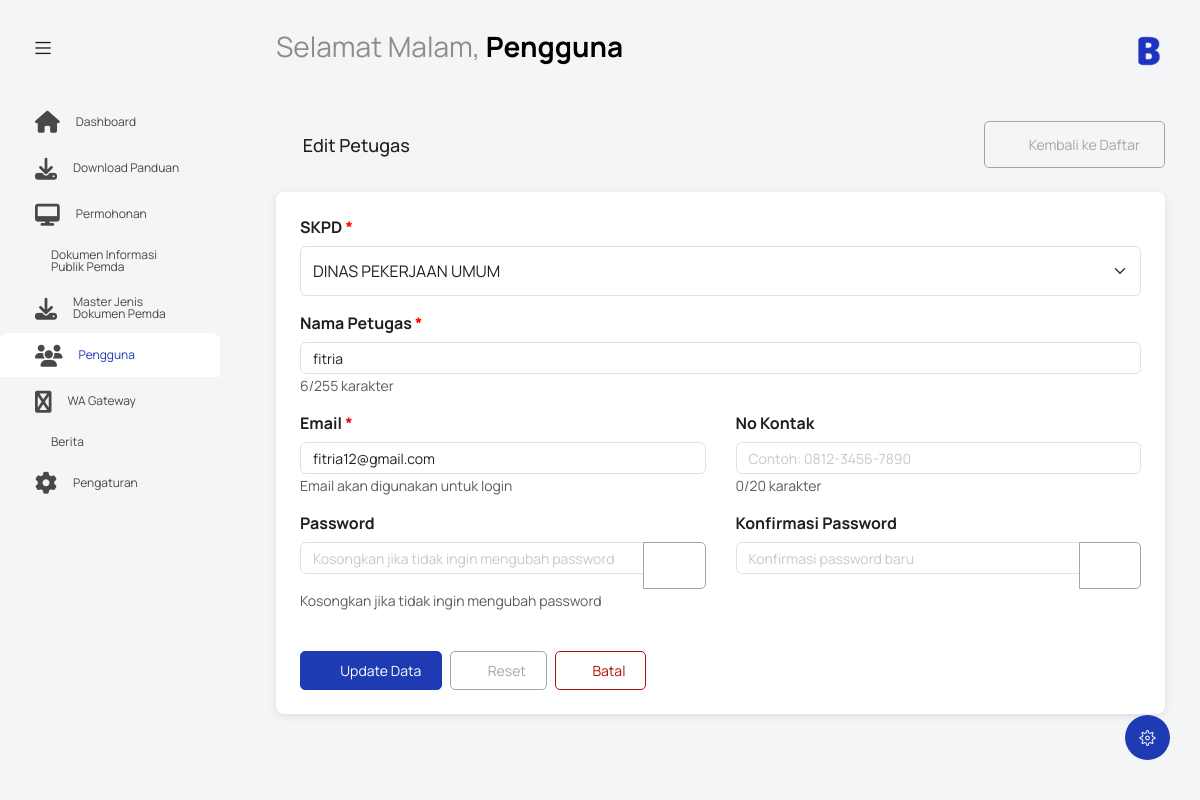
The page /index.php?controller=petugas&action=form&id=3 (signed in) on the database its author committed.
### tables this page shows
CREATE TABLE `petugas` (
  `id_petugas` int NOT NULL,
  `id_users` int NOT NULL,
  `id_skpd` int NOT NULL,
  `nama_petugas` varchar(255) NOT NULL,
  `no_kontak` varchar(20) DEFAULT NULL
);

CREATE TABLE `skpd` (
  `id_skpd` int NOT NULL,
  `nama_skpd` varchar(255) NOT NULL,
  `kategori` varchar(100) DEFAULT NULL,
  `alamat` varchar(255) DEFAULT NULL,
  `telepon` varchar(20) DEFAULT NULL,
  `email` varchar(255) DEFAULT NULL
);

CREATE TABLE `users` (
  `id_user` int NOT NULL,
  `email` varchar(255) NOT NULL,
  `username` varchar(50) NOT NULL,
  `password` varchar(255) NOT NULL,
  `jabatan` varchar(100) DEFAULT NULL,
  `role` varchar(50) NOT NULL,
  `id_biodata` int DEFAULT NULL
);

### controllers/PetugasController.php (called while the page is built, shortened)
<?php
require_once 'models/PetugasModel.php';
class PetugasController {
    private $petugasModel;
    public function __construct() {
        global $database;
        $db = $database->getConnection();
        $this->petugasModel = new PetugasModel($db);
    }
    public function form() {
        if (isset($_GET['id'])) {
            $id = $_GET['id'];
            $petugas_data = $this->petugasModel->getPetugasById($id);
            $is_edit = true;
        }
        $skpd_list = $this->petugasModel->getAllSKPD();
        include 'views/petugas/form.php';
    }
}
?>

### models/PetugasModel.php (called while the page is built, shortened)
<?php
class PetugasModel {
    private $conn;
    private $table_name = "petugas";
    private $users_table = "users";
    private $skpd_table = "skpd";
    public function __construct($db) {
        $this->conn = $db;
    }
    public function getPetugasById($id) {
        $query = "SELECT p.*, u.email, u.username, s.nama_skpd
                  FROM " . $this->table_name . " p
                  JOIN " . $this->users_table . " u ON p.id_users = u.id_user
                  JOIN " . $this->skpd_table . " s ON p.id_skpd = s.id_skpd
                  WHERE p.id_petugas = :id LIMIT 1";
        $stmt = $this->conn->prepare($query);
        $stmt->bindParam(':id', $id);
        $stmt->execute();
        return $stmt->fetch(PDO::FETCH_ASSOC);
    }
    public function getAllSKPD() {
        $query = "SELECT id_skpd, nama_skpd FROM " . $this->skpd_table . " ORDER BY nama_skpd ASC";
        $stmt = $this->conn->prepare($query);
        $stmt->execute();
        return $stmt->fetchAll(PDO::FETCH_ASSOC);
    }
}
?>

### views/petugas/form.php (the view, shortened to what this page needs)
<?php
$form_data = $_SESSION['form_data'] ?? [];
$page_title = $is_edit ? 'Edit Petugas' : 'Tambah Petugas';
$action_url = $is_edit ? 'update' : 'create';
?>
<?php include('template/header.php'); ?>
<body class="with-welcome-text">
  <div class="container-scroller">
    <?php include 'template/navbar.php'; ?>
    <div class="container-fluid page-body-wrapper">
      <?php include 'template/setting_panel.php'; ?>
      <?php include 'template/sidebar.php'; ?>
      <div class="main-panel">
        <div class="content-wrapper">
          <div class="row">
            <div class="col-sm-12">
              <div class="d-flex justify-content-between align-items-center mb-4">
                <div class="d-flex align-items-center">
                  <i class="mdi mdi-account-multiple me-2" style="font-size: 24px;"></i>
                  <span style="font-size: 18px; font-weight: 500;"><?php echo $page_title; ?></span>
                </div>
                <a href="index.php?controller=petugas&action=index" class="btn btn-outline-secondary">
                  <i class="mdi mdi-arrow-left me-1"></i> Kembali ke Daftar
                </a>
              </div>
              <div class="card" style="border-radius: 8px; box-shadow: 0 2px 8px rgba(0,0,0,0.1);">
                <div class="card-body p-4">
                  <form method="POST" action="index.php?controller=petugas&action=<?php echo $action_url; ?>" id="petugasForm">
                    <div class="row">
                      <div class="col-md-12 mb-3">
                        <label for="id_skpd" class="form-label fw-bold">
                          SKPD <span style="color: red;">*</span>
                        </label>
                        <select class="form-select"
                                id="id_skpd"
                                name="id_skpd"
                                style="padding: 12px; border-radius: 6px;"
                                required>
                          <?php foreach ($skpd_list as $skpd): ?>
                            <option value="<?php echo $skpd['id_skpd']; ?>"
                                    <?php echo (($form_data['id_skpd'] ?? ($petugas_data['id_skpd'] ?? '')) == $skpd['id_skpd']) ? 'selected' : ''; ?>>
                              <?php echo htmlspecialchars($skpd['nama_skpd']); ?>
                            </option>
                          <?php endforeach; ?>
                        </select>
                      </div>
                    </div>
                    <div class="row">
                      <div class="col-md-12 mb-3">
                        <label for="nama_petugas" class="form-label fw-bold">
                          Nama Petugas <span style="color: red;">*</span>
                        </label>
                        <input type="text"
                               class="form-control"
                               id="nama_petugas"
                               name="nama_petugas"
                               value="<?php echo htmlspecialchars($form_data['nama_petugas'] ?? ($petugas_data['nama_petugas'] ?? '')); ?>"
                               placeholder="Masukkan nama lengkap petugas"
                               maxlength="255"
                               style="padding: 12px; border-radius: 6px;"
                               required>
                        <small class="text-muted"><span id="nama_counter">0</span>/255 karakter</small>
                      </div>
                    </div>
                    <div class="row">
                      <div class="col-md-6 mb-3">
                        <label for="email" class="form-label fw-bold">
                          Email <span style="color: red;">*</span>
                        </label>
                        <input type="email"
                               class="form-control"
                               id="email"
                               name="email"
                               value="<?php echo htmlspecialchars($form_data['email'] ?? ($petugas_data['email'] ?? '')); ?>"
                               placeholder="contoh@email.com"
                               maxlength="255"
                               style="padding: 12px; border-radius: 6px;"
                               required>
                        <small class="text-muted">Email akan digunakan untuk login</small>
                      </div>
                      <div class="col-md-6 mb-3">
                        <label for="no_kontak" class="form-label fw-bold">No Kontak</label>
                        <input type="tel"
                               class="form-control"
                               id="no_kontak"
                               name="no_kontak"
                               value="<?php echo htmlspecialchars($form_data['no_kontak'] ?? ($petugas_data['no_kontak'] ?? '')); ?>"
                               placeholder="Contoh: 0812-3456-7890"
                               maxlength="20"
                               style="padding: 12px; border-radius: 6px;">
                        <small class="text-muted"><span id="kontak_counter">0</span>/20 karakter</small>
                      </div>
                    </div>
                    <div class="row">
                      <div class="col-md-6 mb-3">
                        <label for="password" class="form-label fw-bold">
                          Password <?php echo $is_edit ? '' : '<span style="color: red;">*</span>'; ?>
                        </label>
                        <div class="input-group">
                          <input type="password"
                                 class="form-control"
                                 id="password"
                                 name="password"
                                 placeholder="<?php echo $is_edit ? 'Kosongkan jika tidak ingin mengubah password' : 'Masukkan password'; ?>"
                                 minlength="6"
                                 style="padding: 12px; border-radius: 6px 0 0 6px;"
                                 <?php echo $is_edit ? '' : 'required'; ?>>
                          <button class="btn btn-outline-secondary" type="button" id="togglePassword">
                            <i class="mdi mdi-eye" id="passwordIcon"></i>
                          </button>
                        </div>
                        <small class="text-muted">
                          <?php echo $is_edit ? 'Kosongkan jika tidak ingin mengubah password' : 'Password minimal 6 karakter'; ?>
                        </small>
                      </div>
                      <div class="col-md-6 mb-3">
                        <label for="confirm_password" class="form-label fw-bold">
                          Konfirmasi Password <?php echo $is_edit ? '' : '<span style="color: red;">*</span>'; ?>
                        </label>
                        <div class="input-group">
                          <input type="password"
                                 class="form-control"
                                 id="confirm_password"
                                 name="confirm_password"
                                 placeholder="<?php echo $is_edit ? 'Konfirmasi password baru' : 'Ulangi password'; ?>"
                                 minlength="6"
                                 style="padding: 12px; border-radius: 6px 0 0 6px;"
                                 <?php echo $is_edit ? '' : 'required'; ?>>
                          <button class="btn btn-outline-secondary" type="button" id="toggleConfirmPassword">
                            <i class="mdi mdi-eye" id="confirmPasswordIcon"></i>
                          </button>
                        </div>
                      </div>
                    </div>
                    <div class="d-flex gap-2 mt-4">
                      <button type="submit" class="btn btn-primary" style="padding: 10px 20px;">
                        <i class="mdi mdi-content-save me-1"></i>
                        <?php echo $is_edit ? 'Update Data' : 'Simpan Data'; ?>
                      </button>
                      <button type="reset" class="btn btn-outline-secondary" style="padding: 10px 20px;">
                        <i class="mdi mdi-refresh me-1"></i>Reset
                      </button>
                      <a href="index.php?controller=petugas&action=index" class="btn btn-outline-danger" style="padding: 10px 20px;">
                        <i class="mdi mdi-close me-1"></i>Batal
                      </a>
                    </div>
                  </form>
                </div>
              </div>
            </div>
          </div>
        </div>
      </div>
    </div>
  </div>
</html>

### rows shown on the page
petugas: id_skpd "DINAS PEKERJAAN UMUM", nama_petugas "fitria", email "fitria12@gmail.com"

### other values the page prints
$greeting "Selamat Malam"
$nama "Pengguna"
$page_title "Edit Petugas"
